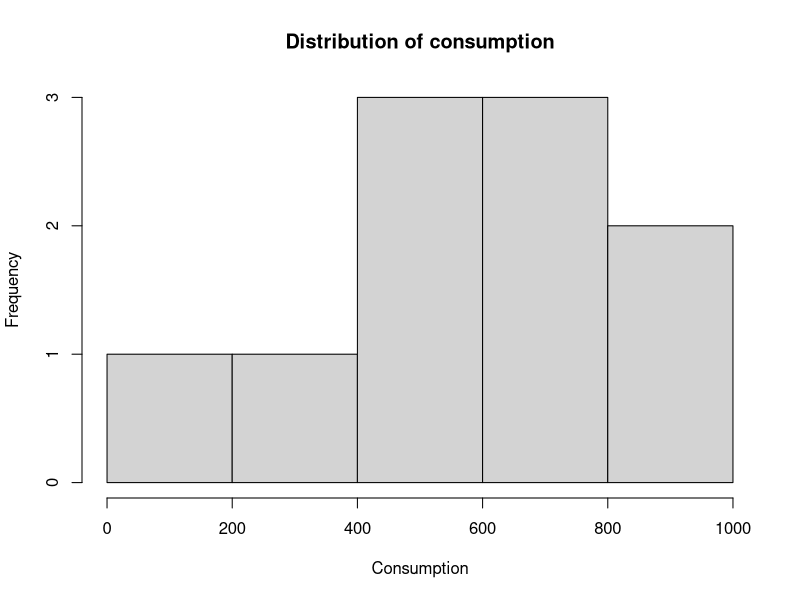
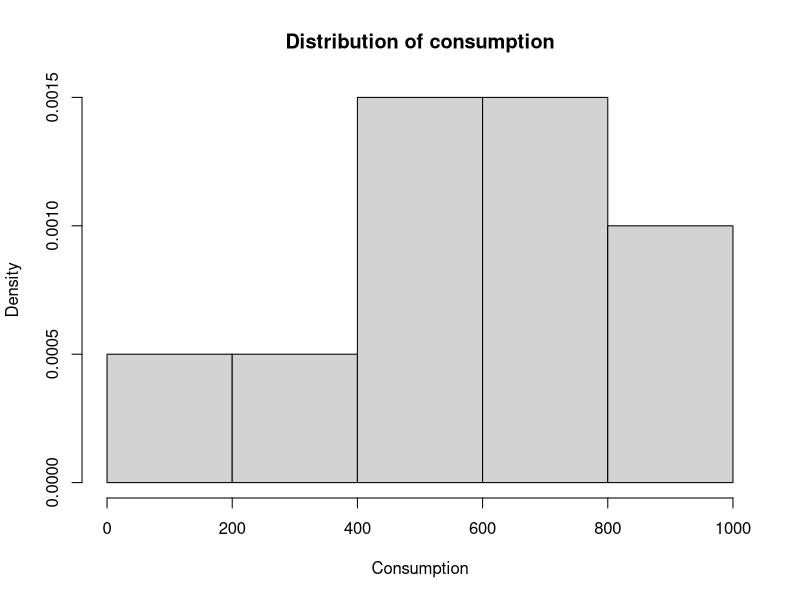
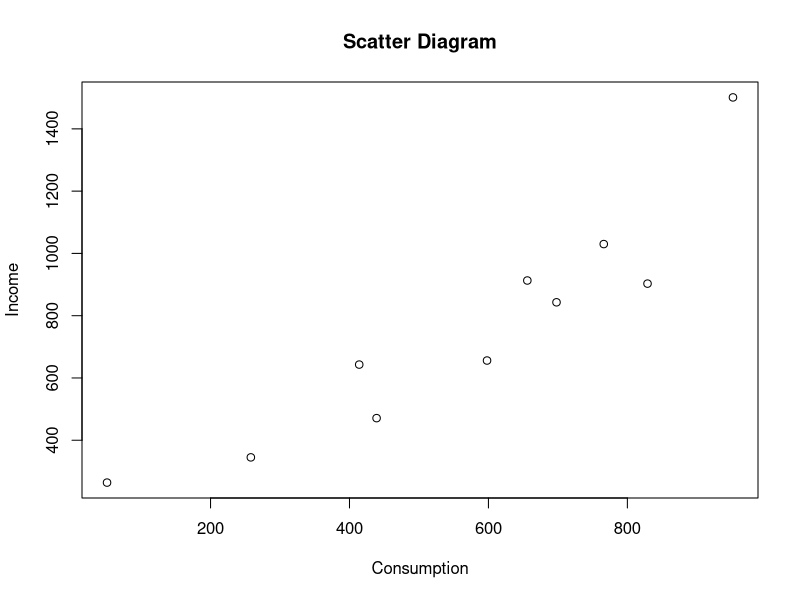

Reproduce these figures in R, in order.
data <-read.csv("HW3.csv")
head(data)


#Question 1

#Mean
result.mean <-mean(data$consumption)
print(result.mean)

#Median
result.median <-median(data$consumption)
print(result.median)

#Standard deviation
result.sd <-sd(data$consumption)
print(result.sd)


#Question 2

hist <-hist(data$consumption,xlab="Consumption", ylab="Frequency", main="Distribution of consumption")
hist_density <-hist(data$consumption,freq=FALSE,xlab="Consumption", ylab="Density", main="Distribution of consumption")

#Question 3

scatter <- plot(formula=income~consumption, data=data, main="Scatter Diagram", xlab="Consumption", ylab="Income")